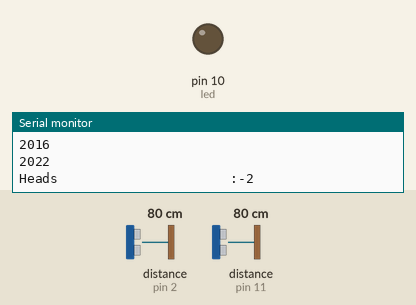
Recording of a sketch running on a simulated Arduino Uno, built with avr-gcc and run on an emulated ATmega328P. Parts: output pins drawn as LEDs (lit = HIGH), the last lines printed to the serial monitor. Wiring (inferred from the names in the program): 2 × ultrasonic range finder: trigger pin 3, echo pin 2 / trigger pin 12, echo pin 11. Inputs (shaded band) come from the test bench; at power-on: distance to the obstacle (sensors on pin 2, pin 11) 80 cm. The echo pulse lasts 58.3 µs per cm; pins used as bus, display or sensor lines are not drawn.

Above: at 2.2 s.
2.3 s: distance to the obstacle (sensor on pin 2) set to 98 cm
4.2 s: distance to the obstacle (sensor on pin 2) set to 106 cm
At 5.4 s:
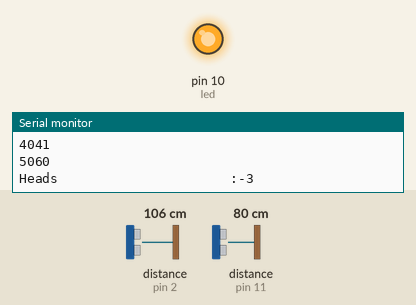
6.5 s: distance to the obstacle (sensor on pin 2) set to 2 cm
At 7.7 s:
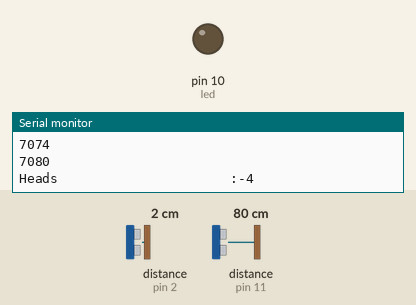
8.5 s: distance to the obstacle (sensor on pin 2) set to 120 cm
At 10.0 s:
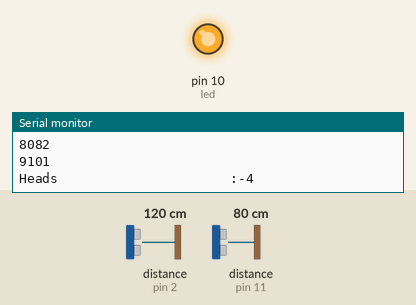
Timing chart, 0 to 11.5 s (numbered marks = the images above; inputs shaded):
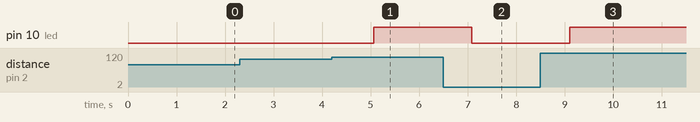

Measured:
- the behaviour switches between 100 and 101 cm on distance to the obstacle (sensor on pin 2) (found by bisection; images 0 and 1)
- after the input at 4.2 s, pin 10 (led): LOW → HIGH after 0.86 s
- after the input at 6.5 s, pin 10 (led): HIGH → LOW after 0.58 s
- after the input at 8.5 s, pin 10 (led): LOW → HIGH after 0.60 s

The sketch:

Ultrasonic_sensor-IR_receiver_.ino
```cpp
//#include "IRremote.h"

#define trigPin 3
#define echoPin 2
#define trig 12
#define echo 11
#define led 10
//#define receiverPin 8

unsigned long t1;
unsigned long t2;
bool light;
//int On = 0; //output value from IR Receiver
int L;  //Output value from Ultrasonic Sensor
int M ;
int heads;
float distantThreshold = 100;

//IRrecv receiveIR(receiverPin);
//decode_results Results;


void setup() {
  pinMode(trigPin, OUTPUT); //enabling pins
  pinMode(echoPin, INPUT);
  pinMode(trig, OUTPUT); //enabling pins
  pinMode(echo, INPUT);
  pinMode(led, OUTPUT);
  // receiveIR.enableIRIn();
  Serial.begin(9600);
  delay(1000);
}

void loop() {
  ultrasonicsensor();
  ultrasonicsensor2();
  //Serial.println(t2 - t1);
  Serial.println(t1);
  Serial.println(t2);
  if ((t2-t1)>100 && (t1!=0) && (t2 !=0)){
    digitalWrite(led,HIGH);
    light = true;
    t1 = 0;
    heads ++;
  }
  else if ((t1-t2)>100 && (t1!=0) && (t2 !=0)) {
    t2 = 0;
    heads --;
    if (heads<=0){
      digitalWrite(led,LOW);
      light = false;
      //heads = 0;
    }


  }
  Serial.print("Heads                      :");
  Serial.println(heads);
  delay(1000);

}

void ultrasonicsensor() { //Function for Ultrasonic sensor
  long TimeDuration, Distance;
  digitalWrite(trigPin, LOW);
  delayMicroseconds(2);
  digitalWrite(trigPin, HIGH);
  delayMicroseconds(10);
  digitalWrite(trigPin, LOW);
  TimeDuration = pulseIn(echoPin, HIGH); //Calculating time
  Distance = (TimeDuration / 2) / 29.1; //Calculating the distance
  Serial.print("D1 : ");
  Serial.println(Distance);
  if (Distance < distantThreshold) { //person goes into the room(Distance less than the width of the door) distance is in cm
    L = 1;
    t1 = millis()%32767;
    if (!(light) && (t2 !=0)){
      digitalWrite(led,HIGH);
    }

  }
  else {
    L = 0;  //person goes out of the room and no person passing (Distance is equal to the width of the door)
  }
}


void ultrasonicsensor2() { //Function for Ultrasonic sensor
  long TimeDur, Dist;
  digitalWrite(trig, LOW);
  delayMicroseconds(2);
  digitalWrite(trig, HIGH);
  delayMicroseconds(10);
  digitalWrite(trig, LOW);
  TimeDur = pulseIn(echo, HIGH); //Calculating time
  Dist = (TimeDur / 2) / 29.1; //Calculating the distance
  Serial.print("D2 : ");
  Serial.println(Dist);
  if (Dist < distantThreshold ) { //person goes into the room(Distance less than the width of the door) distance is in cm
    M = 1;
    t2 = millis()%32767;
  }
  else {
    M = 0;  //person goes out of the room and no person passing (Distance is equal to the width of the door)
  }
}
/*
  void IRreceiver(){ //Function for IR receiver
  if (receiveIR.decode(&Results)){
    switch(Results.value){
      case 0xFF38C7: //press 5 to switch on the system to give control to the sensors. (0xFF38C7 - hexadecimal code)
      On = 1;
    }
    switch(Results.value){
      case 0xFF18E7: //press 2 to completely switch off the system
      On = 0;
    }
    switch(Results.value){
      case 0xFF7A85: //press 3 to completely switch on the system whatever the sensor input is.
      On = 2;
    }
  }
  }*/
```
